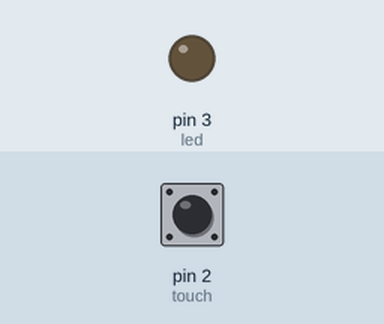
This sketch was run on a simulated Arduino Uno, built with avr-gcc and run on an emulated ATmega328P. Shown: output pins drawn as LEDs (lit = HIGH). The test bench sets the inputs (shaded band); at power-on: pin 2 (touch) LOW.

Above: at 1.2 s.
1.3 s: pin 2 (touch) pulled HIGH for 0.15 s
At 1.38 s:
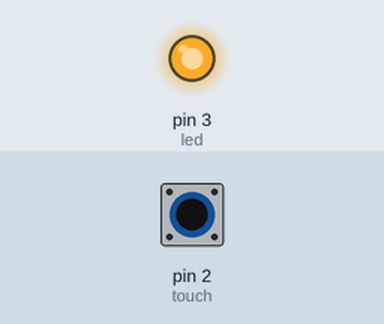
2.9 s: pin 2 (touch) pulled HIGH for 3.2 s
At 6.5 s:
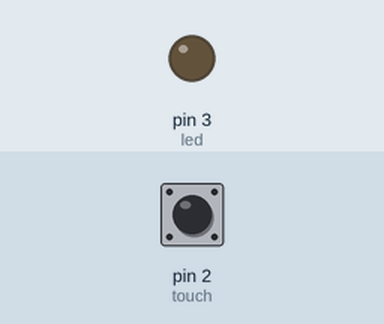
Timing chart, 0 to 8.0 s (numbered marks = the images above; inputs shaded):
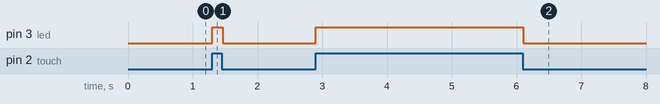

The sketch:

Touch_sensor_Tester.ino
```cpp
#define led 3
int touch = 2;

void setup() {
  pinMode(led, OUTPUT);
  pinMode(touch, INPUT);
}

void loop() {
  int state = digitalRead(touch);

  if(state == HIGH){
    digitalWrite(led, HIGH);
  }
  else{
    digitalWrite(led, LOW);
  }
  delay(20);
}
```

Measured:
- after the input at 1.3 s, pin 3 (led): LOW → HIGH at once, → LOW 0.16 s later
- after the input at 2.9 s, pin 3 (led): LOW → HIGH at once, → LOW 3.2 s later
